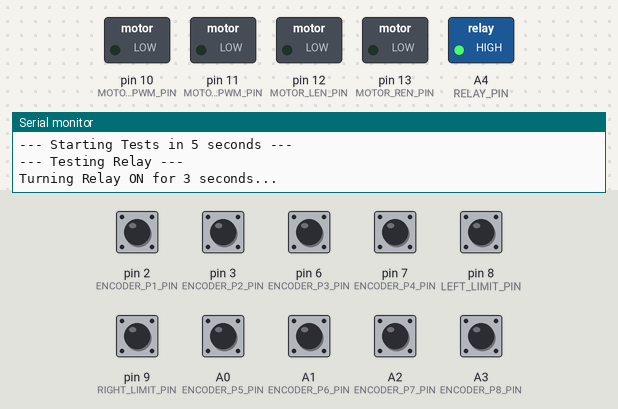
This sketch was run on a simulated Arduino Uno, built with avr-gcc and run on an emulated ATmega328P. On the bench: switched loads named in the sketch (green lamp = pin HIGH), the last lines printed to the serial monitor. The inputs (shaded band) are chosen by the test bench; at power-on: A0 (ENCODER_P5_PIN), A1 (ENCODER_P6_PIN), A2 (ENCODER_P7_PIN), A3 (ENCODER_P8_PIN), pin 2 (ENCODER_P1_PIN), pin 3 (ENCODER_P2_PIN), pin 6 (ENCODER_P3_PIN), pin 7 (ENCODER_P4_PIN), pin 8 (LEFT_LIMIT_PIN), pin 9 (RIGHT_LIMIT_PIN) HIGH.

Above: at 5.35 s.
At 31.75 s:
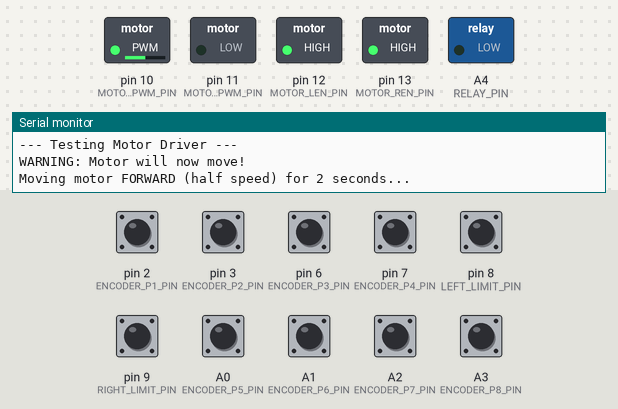
At 34.75 s:
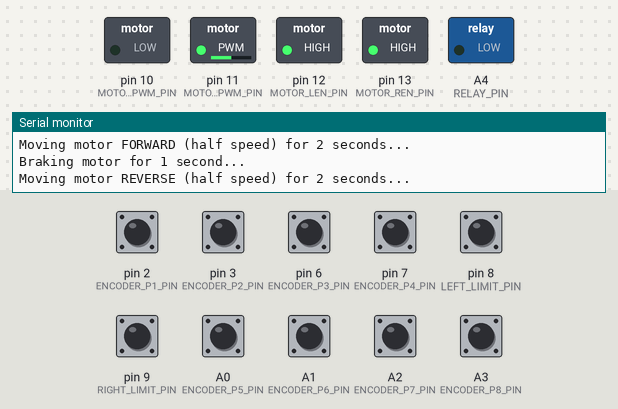
At 37.6 s:
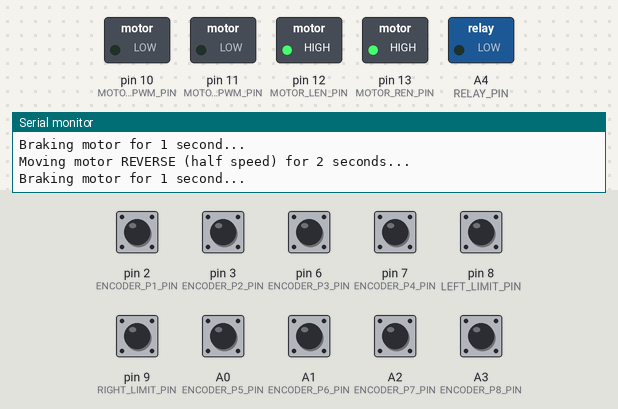
At 47.5 s:
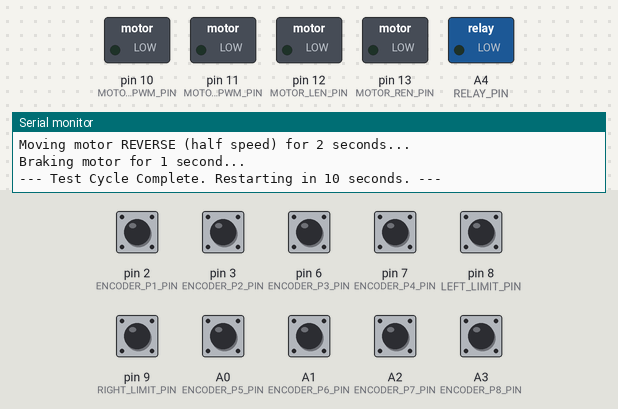
Timing chart, 0 to 60.4 s (numbered marks = the images above):
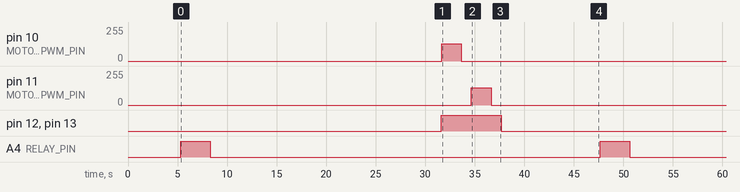

The sketch:

steer_by_wire_initial_test.ino
```cpp
// aBAJA Steer-by-Wire System Test Sketch

// --- Pin Definitions ---

// 1. Relay for Clutch
const int RELAY_PIN = A4; // Pin to control the relay transistor

// 2. Limit Switches
const int LEFT_LIMIT_PIN = 8;  // D8
const int RIGHT_LIMIT_PIN = 9; // D9

// 3. IBT-2 Motor Driver
const int MOTOR_RPWM_PIN = 10;
const int MOTOR_LPWM_PIN = 11;
const int MOTOR_REN_PIN = 13;
const int MOTOR_LEN_PIN = 12;

// 4. Absolute Encoder (ACE-128)
const int ENCODER_P1_PIN = 2;  // D2
const int ENCODER_P2_PIN = 3;  // D3
const int ENCODER_P3_PIN = 6;  // D6
const int ENCODER_P4_PIN = 7;  // D7
const int ENCODER_P5_PIN = A0;
const int ENCODER_P6_PIN = A1;
const int ENCODER_P7_PIN = A2;
const int ENCODER_P8_PIN = A3;

// Array to hold encoder pins for easy reading
const int encoderPins[8] = {
  ENCODER_P1_PIN, ENCODER_P2_PIN, ENCODER_P3_PIN, ENCODER_P4_PIN,
  ENCODER_P5_PIN, ENCODER_P6_PIN, ENCODER_P7_PIN, ENCODER_P8_PIN
};


void setup() {
  // Start serial communication for feedback
  Serial.begin(9600);
  while (!Serial); // Wait for Serial Monitor to open
  Serial.println("--- aBAJA Steer-by-Wire System Test ---");

  // --- Initialize Components ---

  // 1. Relay Setup
  pinMode(RELAY_PIN, OUTPUT);
  digitalWrite(RELAY_PIN, LOW); // Start with relay OFF
  Serial.println("Relay pin initialized as OUTPUT.");

  // 2. Limit Switch Setup
  pinMode(LEFT_LIMIT_PIN, INPUT_PULLUP);
  pinMode(RIGHT_LIMIT_PIN, INPUT_PULLUP);
  Serial.println("Limit switch pins initialized as INPUT_PULLUP.");
  Serial.println("NOTE: Switches should read HIGH when not pressed, LOW when pressed.");

  // 3. Motor Driver Setup
  pinMode(MOTOR_RPWM_PIN, OUTPUT);
  pinMode(MOTOR_LPWM_PIN, OUTPUT);
  pinMode(MOTOR_REN_PIN, OUTPUT);
  pinMode(MOTOR_LEN_PIN, OUTPUT);
  // Disable motor initially for safety
  digitalWrite(MOTOR_REN_PIN, LOW);
  digitalWrite(MOTOR_LEN_PIN, LOW);
  Serial.println("Motor driver pins initialized as OUTPUT.");

  // 4. Encoder Setup
  for (int i = 0; i < 8; i++) {
    pinMode(encoderPins[i], INPUT); // Encoder uses external pull-ups
  }
  Serial.println("Encoder pins initialized as INPUT.");
  Serial.println("NOTE: Encoder requires external 4.7k pull-up resistors to 5V.");
  Serial.println("\n--- Starting Tests in 5 seconds ---");
  delay(5000);
}


void loop() {
  // --- Test 1: Relay ---
  Serial.println("\n--- Testing Relay ---");
  Serial.println("Turning Relay ON for 3 seconds...");
  digitalWrite(RELAY_PIN, HIGH); // Activate transistor, turn relay ON
  delay(3000);
  Serial.println("Turning Relay OFF for 3 seconds...");
  digitalWrite(RELAY_PIN, LOW);  // Deactivate transistor, turn relay OFF
  delay(3000);

  // --- Test 2: Limit Switches ---
  Serial.println("\n--- Testing Limit Switches (continuous for 10 seconds) ---");
  Serial.println("Press each switch to see its state change from 1 to 0.");
  for (int i = 0; i < 100; i++) {
    int leftState = digitalRead(LEFT_LIMIT_PIN);
    int rightState = digitalRead(RIGHT_LIMIT_PIN);
    Serial.print("Left Switch: ");
    Serial.print(leftState);
    Serial.print(" | Right Switch: ");
    Serial.println(rightState);
    delay(100);
  }

  // --- Test 3: Encoder ---
  Serial.println("\n--- Testing Encoder (continuous for 10 seconds) ---");
  Serial.println("Turn the steering mechanism to see the binary value change.");
  for (int i = 0; i < 100; i++) {
    Serial.print("Encoder Reading (P8..P1): ");
    String binaryValue = "";
    for (int j = 7; j >= 0; j--) { // Read from P8 down to P1
      binaryValue += digitalRead(encoderPins[j]);
    }
    Serial.println(binaryValue);
    delay(100);
  }

  // --- Test 4: Motor Driver ---
  Serial.println("\n--- Testing Motor Driver ---");
  Serial.println("WARNING: Motor will now move!");

  // Enable the driver
  digitalWrite(MOTOR_REN_PIN, HIGH);
  digitalWrite(MOTOR_LEN_PIN, HIGH);

  Serial.println("Moving motor FORWARD (half speed) for 2 seconds...");
  analogWrite(MOTOR_RPWM_PIN, 128); // 50% duty cycle
  analogWrite(MOTOR_LPWM_PIN, 0);
  delay(2000);

  Serial.println("Braking motor for 1 second...");
  analogWrite(MOTOR_RPWM_PIN, 0);
  analogWrite(MOTOR_LPWM_PIN, 0);
  delay(1000);

  Serial.println("Moving motor REVERSE (half speed) for 2 seconds...");
  analogWrite(MOTOR_RPWM_PIN, 0);
  analogWrite(MOTOR_LPWM_PIN, 128); // 50% duty cycle
  delay(2000);

  Serial.println("Braking motor for 1 second...");
  analogWrite(MOTOR_RPWM_PIN, 0);
  analogWrite(MOTOR_LPWM_PIN, 0);
  delay(1000);

  // Disable the driver for safety
  digitalWrite(MOTOR_REN_PIN, LOW);
  digitalWrite(MOTOR_LEN_PIN, LOW);

  Serial.println("\n--- Test Cycle Complete. Restarting in 10 seconds. ---");
  delay(10000);
}
```

Measured:
- by itself, pin 10 (MOTOR_RPWM_PIN), pin 11 (MOTOR_LPWM_PIN): alternates 128/255 for 2.0 s and 0/255 for 40.3 s
- by itself, pin 12 (MOTOR_LEN_PIN), pin 13 (MOTOR_REN_PIN): alternates HIGH for 6.1 s and LOW for 36.3 s
- by itself, A4 (RELAY_PIN): alternates HIGH for 3.0 s and LOW for 39.3 s
